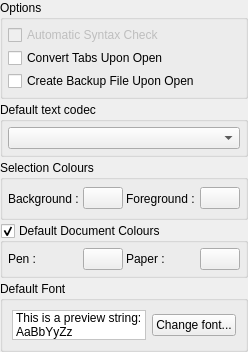
     <widget class="QWidget" name="pEditorGeneral">
      <layout class="QVBoxLayout">
       <property name="spacing">
        <number>3</number>
       </property>
       <property name="margin">
        <number>0</number>
       </property>
       <item>
        <widget class="QGroupBox" name="gbOptions">
         <property name="title">
          <string>Options</string>
         </property>
         <layout class="QVBoxLayout">
          <property name="spacing">
           <number>3</number>
          </property>
          <property name="margin">
           <number>5</number>
          </property>
          <item>
           <widget class="QCheckBox" name="cbAutoSyntaxCheck">
            <property name="enabled">
             <bool>false</bool>
            </property>
            <property name="text">
             <string>Automatic Syntax Check</string>
            </property>
           </widget>
          </item>
          <item>
           <widget class="QCheckBox" name="cbConvertTabsUponOpen">
            <property name="text">
             <string>Convert Tabs Upon Open</string>
            </property>
           </widget>
          </item>
          <item>
           <widget class="QCheckBox" name="cbCreateBackupUponOpen">
            <property name="text">
             <string>Create Backup File Upon Open</string>
            </property>
           </widget>
          </item>
         </layout>
        </widget>
       </item>
       <item>
        <widget class="QGroupBox" name="gbDefaultCodec">
         <property name="title">
          <string>Default text codec</string>
         </property>
         <layout class="QHBoxLayout">
          <property name="spacing">
           <number>3</number>
          </property>
          <property name="margin">
           <number>5</number>
          </property>
          <item>
           <widget class="QComboBox" name="cbDefaultCodec"/>
          </item>
         </layout>
        </widget>
       </item>
       <item>
        <widget class="QGroupBox" name="gbSelectionColours">
         <property name="minimumSize">
          <size>
           <width>0</width>
           <height>60</height>
          </size>
         </property>
         <property name="title">
          <string>Selection Colours</string>
         </property>
         <layout class="QHBoxLayout">
          <property name="spacing">
           <number>3</number>
          </property>
          <property name="margin">
           <number>5</number>
          </property>
          <item>
           <widget class="QLabel" name="lSelectionBackground">
            <property name="text">
             <string>Background :</string>
            </property>
           </widget>
          </item>
          <item>
           <widget class="pColorButton" name="tbSelectionBackground">
            <property name="sizePolicy">
             <sizepolicy hsizetype="Fixed" vsizetype="Fixed">
              <horstretch>0</horstretch>
              <verstretch>0</verstretch>
             </sizepolicy>
            </property>
           </widget>
          </item>
          <item>
           <widget class="QLabel" name="lSelectionForeground">
            <property name="text">
             <string>Foreground :</string>
            </property>
           </widget>
          </item>
          <item>
           <widget class="pColorButton" name="tbSelectionForeground">
            <property name="sizePolicy">
             <sizepolicy hsizetype="Fixed" vsizetype="Fixed">
              <horstretch>0</horstretch>
              <verstretch>0</verstretch>
             </sizepolicy>
            </property>
           </widget>
          </item>
         </layout>
        </widget>
       </item>
       <item>
        <widget class="QGroupBox" name="gbDefaultDocumentColours">
         <property name="title">
          <string>Default Document Colours</string>
         </property>
         <property name="checkable">
          <bool>true</bool>
         </property>
         <layout class="QHBoxLayout">
          <property name="spacing">
           <number>3</number>
          </property>
          <property name="margin">
           <number>5</number>
          </property>
          <item>
           <widget class="QLabel" name="lDefaultDocumentPen">
            <property name="text">
             <string>Pen :</string>
            </property>
           </widget>
          </item>
          <item>
           <widget class="pColorButton" name="tbDefaultDocumentPen">
            <property name="sizePolicy">
             <sizepolicy hsizetype="Fixed" vsizetype="Fixed">
              <horstretch>0</horstretch>
              <verstretch>0</verstretch>
             </sizepolicy>
            </property>
           </widget>
          </item>
          <item>
           <widget class="QLabel" name="lDefaultDocumentPaper">
            <property name="text">
             <string>Paper :</string>
            </property>
           </widget>
          </item>
          <item>
           <widget class="pColorButton" name="tbDefaultDocumentPaper">
            <property name="sizePolicy">
             <sizepolicy hsizetype="Fixed" vsizetype="Fixed">
              <horstretch>0</horstretch>
              <verstretch>0</verstretch>
             </sizepolicy>
            </property>
           </widget>
          </item>
         </layout>
        </widget>
       </item>
       <item>
        <widget class="QGroupBox" name="gbDefaultFont">
         <property name="title">
          <string>Default Font</string>
         </property>
         <layout class="QHBoxLayout" name="horizontalLayout">
          <item>
           <widget class="QLabel" name="lDefaultDocumentFont">
            <property name="sizePolicy">
             <sizepolicy hsizetype="Expanding" vsizetype="Preferred">
              <horstretch>0</horstretch>
              <verstretch>0</verstretch>
             </sizepolicy>
            </property>
            <property name="palette">
             <palette>
              <active>
               <colorrole role="Base">
                <brush brushstyle="SolidPattern">
                 <color alpha="255">
                  <red>255</red>
                  <green>255</green>
                  <blue>255</blue>
                 </color>
                </brush>
               </colorrole>
               <colorrole role="Window">
                <brush brushstyle="SolidPattern">
                 <color alpha="255">
                  <red>255</red>
                  <green>255</green>
                  <blue>255</blue>
                 </color>
                </brush>
               </colorrole>
              </active>
              <inactive>
               <colorrole role="Base">
                <brush brushstyle="SolidPattern">
                 <color alpha="255">
                  <red>255</red>
                  <green>255</green>
                  <blue>255</blue>
                 </color>
                </brush>
               </colorrole>
               <colorrole role="Window">
                <brush brushstyle="SolidPattern">
                 <color alpha="255">
                  <red>255</red>
                  <green>255</green>
                  <blue>255</blue>
                 </color>
                </brush>
               </colorrole>
              </inactive>
              <disabled>
               <colorrole role="Base">
                <brush brushstyle="SolidPattern">
                 <color alpha="255">
                  <red>255</red>
                  <green>255</green>
                  <blue>255</blue>
                 </color>
                </brush>
               </colorrole>
               <colorrole role="Window">
                <brush brushstyle="SolidPattern">
                 <color alpha="255">
                  <red>255</red>
                  <green>255</green>
                  <blue>255</blue>
                 </color>
                </brush>
               </colorrole>
              </disabled>
             </palette>
            </property>
            <property name="autoFillBackground">
             <bool>true</bool>
            </property>
            <property name="frameShape">
             <enum>QFrame::StyledPanel</enum>
            </property>
            <property name="text">
             <string>This is a preview string: AaBbYyZz</string>
            </property>
            <property name="wordWrap">
             <bool>true</bool>
            </property>
           </widget>
          </item>
          <item>
           <widget class="QPushButton" name="pbDefaultDocumentFont">
            <property name="text">
             <string>Change font...</string>
            </property>
           </widget>
          </item>
         </layout>
        </widget>
       </item>
       <item>
        <spacer>
         <property name="orientation">
          <enum>Qt::Vertical</enum>
         </property>
         <property name="sizeHint" stdset="0">
          <size>
           <width>8</width>
           <height>0</height>
          </size>
         </property>
        </spacer>
       </item>
      </layout>
     </widget>
